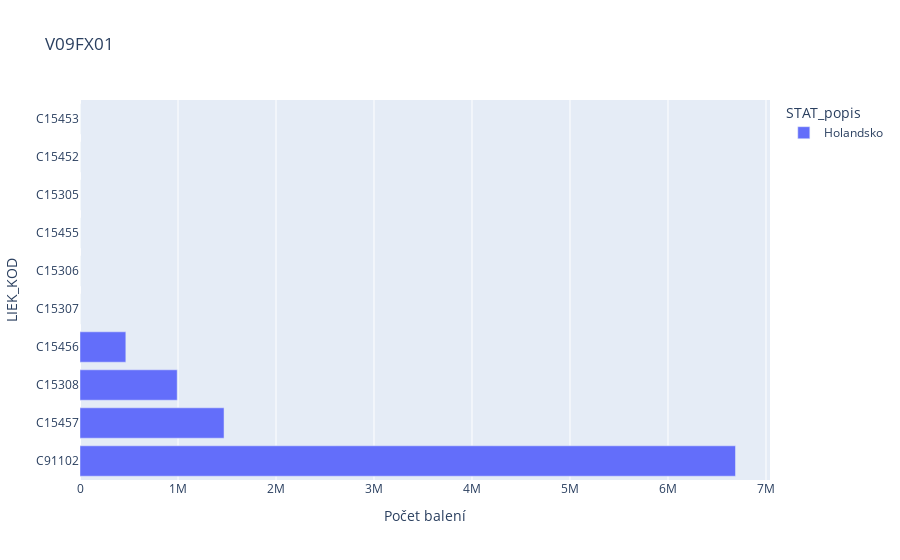
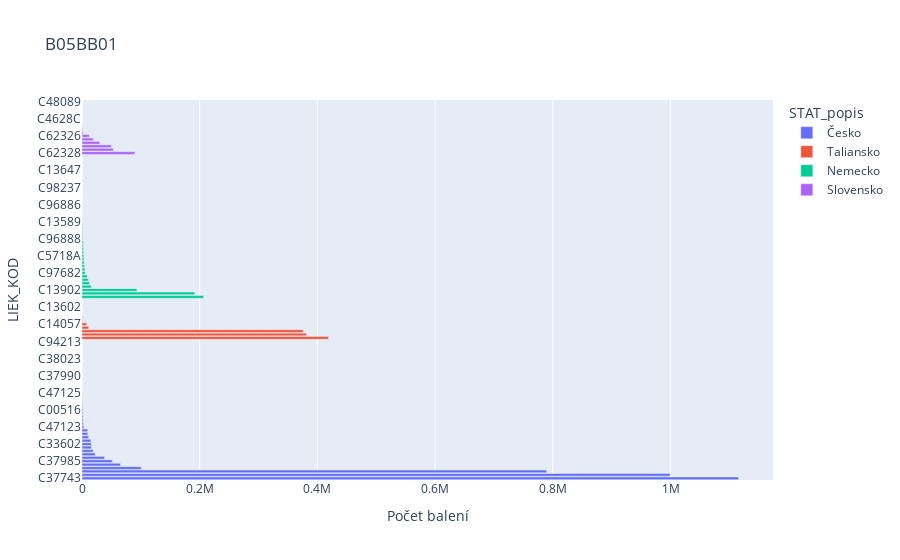
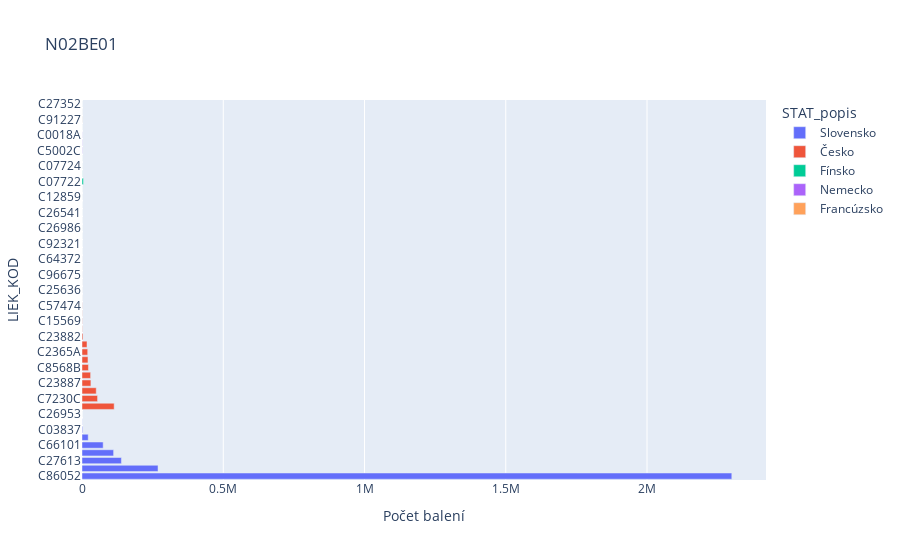
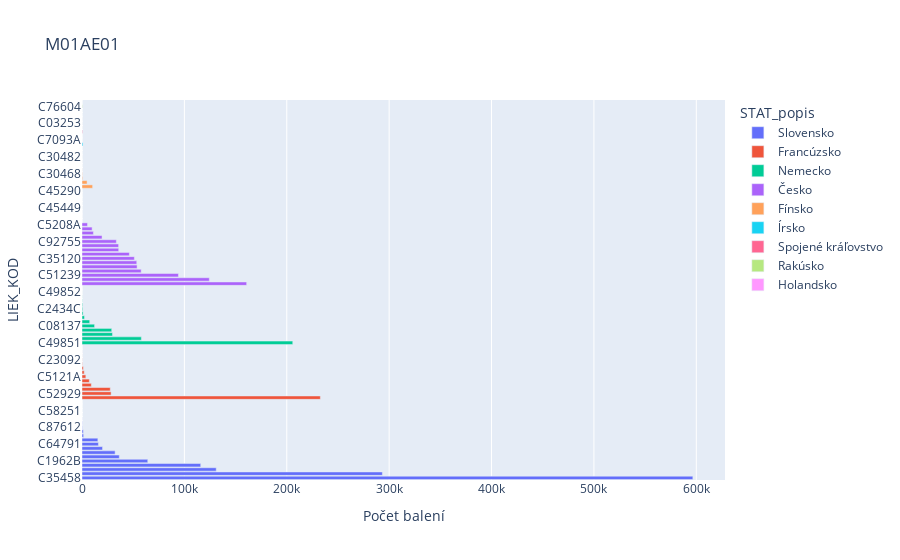

Write notebook code for charts like these, in order.
### Markdown cell above
## Ukazky neupravenych grafov

### Code cell
for i in range(20):
    fig = px.bar(top20tab[nazvy[i]], x="Počet balení", y="LIEK_KOD", color="STAT_popis", title=nazvy[i], orientation='h')
    fig.show()

### Figure 1 — Plotly figure (JSON) as saved in the notebook; plotly's stock layout.template omitted (floating-point values rounded to 4 significant figures)
{"data": [{"alignmentgroup": "True", "hovertemplate": "STAT_popis=Holandsko<br>Počet balení=%{x}<br>LIEK_KOD=%{y}<extra></extra>", "legendgroup": "Holandsko", "marker": {"color": "#636efa"}, "name": "Holandsko", "offsetgroup": "Holandsko", "orientation": "h", "showlegend": true, "textposition": "auto", "type": "bar", "x": [6689000.0, 1469870, 991979, 467700.0, 14, 5, 4, 2, 2, 1], "xaxis": "x", "y": ["C91102", "C15457", "C15308", "C15456", "C15307", "C15306", "C15455", "C15305", "C15452", "C15453"], "yaxis": "y"}], "layout": {"barmode": "relative", "legend": {"title": {"text": "STAT_popis"}, "tracegroupgap": 0}, "title": {"text": "V09FX01"}, "xaxis": {"anchor": "y", "domain": [0, 1], "title": {"text": "Počet balení"}}, "yaxis": {"anchor": "x", "domain": [0, 1], "title": {"text": "LIEK_KOD"}}}}

### Figure 2 — Plotly figure (JSON) as saved in the notebook; plotly's stock layout.template omitted (floating-point values rounded to 4 significant figures)
{"data": [{"alignmentgroup": "True", "hovertemplate": "STAT_popis=Česko<br>Počet balení=%{x}<br>LIEK_KOD=%{y}<extra></extra>", "legendgroup": "Česko", "marker": {"color": "#636efa"}, "name": "Česko", "offsetgroup": "Česko", "orientation": "h", "showlegend": true, "textposition": "auto", "type": "bar", "x": [1115000.0, 999300.0, 789500.0, 100600.0, 65375, 51477, 38143, 22550.0, 19010.0, 16070.0, 16000.0, 15150.0, 11360.0, 9949.0, 9709, 3336, 2336, 2030, 1814, 1542.0, 1430.0, 1114.0, 795.3, 652, 468.4, 217.8, 217.7, 96.8, 74, 59, 46, 38, 13, 5, 3, 2, 2, 2, 1, 0.8, 0.5], "xaxis": "x", "y": ["C37743", "C33593", "C33590", "C93151", "C37997", "C37985", "C33596", "C81320", "C93150", "C40309", "C33602", "C37752", "C81318", "C37757", "C37998", "C47123", "C47119", "C37986", "C47117", "C38001", "C00516", "C00514", "C37989", "C34562", "C33605", "C47125", "C40312", "C38002", "C47122", "C13563", "C37990", "C38006", "C81314", "C13584", "C37753", "C38023", "C56702", "C13509", "C13593", "C13575", "C94213"], "yaxis": "y"}, {"alignmentgroup": "True", "hovertemplate": "STAT_popis=Taliansko<br>Počet balení=%{x}<br>LIEK_KOD=%{y}<extra></extra>", "legendgroup": "Taliansko", "marker": {"color": "#EF553B"}, "name": "Taliansko", "offsetgroup": "Taliansko", "orientation": "h", "showlegend": true, "textposition": "auto", "type": "bar", "x": [418700.0, 381500.0, 375800.0, 11464, 7971, 860, 584, 13, 5, 5, 1, 1], "xaxis": "x", "y": ["C97748", "C97749", "C97750", "C69235", "C14057", "C97751", "C13620", "C97752", "C97739", "C13602", "C59370", "C57672"], "yaxis": "y"}, {"alignmentgroup": "True", "hovertemplate": "STAT_popis=Nemecko<br>Počet balení=%{x}<br>LIEK_KOD=%{y}<extra></extra>", "legendgroup": "Nemecko", "marker": {"color": "#00cc96"}, "name": "Nemecko", "offsetgroup": "Nemecko", "orientation": "h", "showlegend": true, "textposition": "auto", "type": "bar", "x": [206400.0, 191600.0, 93270.0, 15810.0, 12820.0, 10580.0, 8767.0, 5717, 5109, 4300.0, 3765, 3259.0, 2982, 2809.0, 2560, 2276.0, 2203, 1310, 1166, 1128.0, 861, 737.8, 387, 292, 234.1, 188, 158, 142, 129.4, 79, 52, 45, 40, 25, 20, 20, 18, 16, 15, 7, 5, 0.1], "xaxis": "x", "y": ["C13892", "C13897", "C13902", "C26927", "C33976", "C26923", "C93580", "C97682", "C5716A", "C13907", "C27756", "C33833", "C5718A", "C33636", "C96885", "C33979", "C13887", "C96888", "C33814", "C96884", "C33639", "C98236", "C13589", "C2917A", "C96891", "C13638", "C96892", "C96886", "C33835", "C24488", "C97684", "C5714A", "C98237", "C13564", "C2915A", "C13592", "C97685", "C13647", "C96882", "C33981", "C13877", "C33939"], "yaxis": "y"}, {"alignmentgroup": "True", "hovertemplate": "STAT_popis=Slovensko<br>Počet balení=%{x}<br>LIEK_KOD=%{y}<extra></extra>", "legendgroup": "Slovensko", "marker": {"color": "#ab63fa"}, "name": "Slovensko", "offsetgroup": "Slovensko", "orientation": "h", "showlegend": true, "textposition": "auto", "type": "bar", "x": [89920.0, 53180.0, 49810.0, 30030.0, 19260.0, 12310.0, 1819, 674, 295, 28, 26, 21, 21, 11, 3, 3], "xaxis": "x", "y": ["C62328", "C62329", "C3461C", "C3462C", "C3463C", "C62326", "C99170", "C99168", "C48091", "C48121", "C4628C", "C99165", "C3464C", "C4627C", "C62327", "C48089"], "yaxis": "y"}], "layout": {"barmode": "relative", "legend": {"title": {"text": "STAT_popis"}, "tracegroupgap": 0}, "title": {"text": "B05BB01"}, "xaxis": {"anchor": "y", "domain": [0, 1], "title": {"text": "Počet balení"}}, "yaxis": {"anchor": "x", "domain": [0, 1], "title": {"text": "LIEK_KOD"}}}}

### Figure 3 — Plotly figure (JSON) as saved in the notebook; plotly's stock layout.template omitted (floating-point values rounded to 4 significant figures)
{"data": [{"alignmentgroup": "True", "hovertemplate": "STAT_popis=Slovensko<br>Počet balení=%{x}<br>LIEK_KOD=%{y}<extra></extra>", "legendgroup": "Slovensko", "marker": {"color": "#636efa"}, "name": "Slovensko", "offsetgroup": "Slovensko", "orientation": "h", "showlegend": true, "textposition": "auto", "type": "bar", "x": [2300000.0, 269100.0, 139500.0, 111900.0, 74950, 21930.0, 2138, 482.2, 2], "xaxis": "x", "y": ["C86052", "C86051", "C27613", "C26627", "C66101", "C26419", "C03837", "C2340C", "C26953"], "yaxis": "y"}, {"alignmentgroup": "True", "hovertemplate": "STAT_popis=Česko<br>Počet balení=%{x}<br>LIEK_KOD=%{y}<extra></extra>", "legendgroup": "Česko", "marker": {"color": "#EF553B"}, "name": "Česko", "offsetgroup": "Česko", "orientation": "h", "showlegend": true, "textposition": "auto", "type": "bar", "x": [113900.0, 55061, 50394, 31520.0, 30460.0, 22830.0, 21150.0, 20167, 17728, 3410.0, 839, 669.3, 489, 475, 106, 64, 58, 35, 33, 20, 12, 8, 7, 5, 4, 4, 2, 1, 1], "xaxis": "x", "y": ["C57476", "C7230C", "C26985", "C23887", "C26992", "C8568B", "C0446B", "C2365A", "C9989C", "C23882", "C96678", "C15569", "C96676", "C57474", "C25752", "C25636", "C7221C", "C96675", "C26540", "C64372", "C7236C", "C92321", "C9988C", "C26986", "C92328", "C26541", "C23884", "C12859", "C15981"], "yaxis": "y"}, {"alignmentgroup": "True", "hovertemplate": "STAT_popis=Fínsko<br>Počet balení=%{x}<br>LIEK_KOD=%{y}<extra></extra>", "legendgroup": "Fínsko", "marker": {"color": "#00cc96"}, "name": "Fínsko", "offsetgroup": "Fínsko", "orientation": "h", "showlegend": true, "textposition": "auto", "type": "bar", "x": [5158.0, 335, 52, 26], "xaxis": "x", "y": ["C07722", "C07721", "C07724", "C07720"], "yaxis": "y"}, {"alignmentgroup": "True", "hovertemplate": "STAT_popis=Nemecko<br>Počet balení=%{x}<br>LIEK_KOD=%{y}<extra></extra>", "legendgroup": "Nemecko", "marker": {"color": "#ab63fa"}, "name": "Nemecko", "offsetgroup": "Nemecko", "orientation": "h", "showlegend": true, "textposition": "auto", "type": "bar", "x": [663.3, 585, 315.5, 4], "xaxis": "x", "y": ["C5002C", "C0019A", "C0018A", "C18665"], "yaxis": "y"}, {"alignmentgroup": "True", "hovertemplate": "STAT_popis=Francúzsko<br>Počet balení=%{x}<br>LIEK_KOD=%{y}<extra></extra>", "legendgroup": "Francúzsko", "marker": {"color": "#FFA15A"}, "name": "Francúzsko", "offsetgroup": "Francúzsko", "orientation": "h", "showlegend": true, "textposition": "auto", "type": "bar", "x": [285, 18, 3], "xaxis": "x", "y": ["C91227", "C71953", "C27352"], "yaxis": "y"}], "layout": {"barmode": "relative", "legend": {"title": {"text": "STAT_popis"}, "tracegroupgap": 0}, "title": {"text": "N02BE01"}, "xaxis": {"anchor": "y", "domain": [0, 1], "title": {"text": "Počet balení"}}, "yaxis": {"anchor": "x", "domain": [0, 1], "title": {"text": "LIEK_KOD"}}}}

### Figure 4 — Plotly figure (JSON) as saved in the notebook; plotly's stock layout.template omitted (floating-point values rounded to 4 significant figures)
{"data": [{"alignmentgroup": "True", "hovertemplate": "STAT_popis=Slovensko<br>Počet balení=%{x}<br>LIEK_KOD=%{y}<extra></extra>", "legendgroup": "Slovensko", "marker": {"color": "#636efa"}, "name": "Slovensko", "offsetgroup": "Slovensko", "orientation": "h", "showlegend": true, "textposition": "auto", "type": "bar", "x": [596600.0, 293400.0, 131100.0, 115900.0, 64230.0, 36400.0, 32350.0, 20070.0, 16038, 15490.0, 1595.0, 1250, 249, 162, 49, 7, 6, 4, 1], "xaxis": "x", "y": ["C35458", "C7880A", "C8176C", "C35444", "C1962B", "C56035", "C80353", "C46983", "C64791", "C34424", "C3583B", "C93651", "C87612", "C91212", "C34423", "C9258C", "C58251", "C1961B", "C5563B"], "yaxis": "y"}, {"alignmentgroup": "True", "hovertemplate": "STAT_popis=Francúzsko<br>Počet balení=%{x}<br>LIEK_KOD=%{y}<extra></extra>", "legendgroup": "Francúzsko", "marker": {"color": "#EF553B"}, "name": "Francúzsko", "offsetgroup": "Francúzsko", "orientation": "h", "showlegend": true, "textposition": "auto", "type": "bar", "x": [232800.0, 28430.0, 27600.0, 9095.0, 7154.0, 3754.0, 2161.0, 1291, 260, 92, 31, 6, 1], "xaxis": "x", "y": ["C97299", "C52929", "C1430C", "C23093", "C1432C", "C5121A", "C25106", "C23089", "C28110", "C23092", "C25105", "C98796", "C52931"], "yaxis": "y"}, {"alignmentgroup": "True", "hovertemplate": "STAT_popis=Nemecko<br>Počet balení=%{x}<br>LIEK_KOD=%{y}<extra></extra>", "legendgroup": "Nemecko", "marker": {"color": "#00cc96"}, "name": "Nemecko", "offsetgroup": "Nemecko", "orientation": "h", "showlegend": true, "textposition": "auto", "type": "bar", "x": [205800.0, 57990.0, 29800.0, 29020.0, 12280.0, 7514.0, 2441.0, 1042.0, 642.4, 544.6, 155.4, 64, 8, 3], "xaxis": "x", "y": ["C49851", "C78086", "C48225", "C49849", "C08137", "C48226", "C4809C", "C4143C", "C2434C", "C4806C", "C4145C", "C0649B", "C49852", "C5711B"], "yaxis": "y"}, {"alignmentgroup": "True", "hovertemplate": "STAT_popis=Česko<br>Počet balení=%{x}<br>LIEK_KOD=%{y}<extra></extra>", "legendgroup": "Česko", "marker": {"color": "#ab63fa"}, "name": "Česko", "offsetgroup": "Česko", "orientation": "h", "showlegend": true, "textposition": "auto", "type": "bar", "x": [160800.0, 124353, 94190.0, 57790.0, 53810.0, 53470.0, 51150.0, 46261, 35840.0, 35765, 33550.0, 19579, 11150.0, 9881, 5382, 17, 7, 6, 4, 3, 3, 1, 1], "xaxis": "x", "y": ["C45451", "C57703", "C51239", "C03945", "C54119", "C62543", "C35120", "C51237", "C03956", "C92726", "C92755", "C81769", "C27946", "C1766C", "C5208A", "C92756", "C06309", "C06297", "C45449", "C03947", "C35119", "C03946", "C45290"], "yaxis": "y"}, {"alignmentgroup": "True", "hovertemplate": "STAT_popis=Fínsko<br>Počet balení=%{x}<br>LIEK_KOD=%{y}<extra></extra>", "legendgroup": "Fínsko", "marker": {"color": "#FFA15A"}, "name": "Fínsko", "offsetgroup": "Fínsko", "orientation": "h", "showlegend": true, "textposition": "auto", "type": "bar", "x": [10370.0, 4963.0, 575, 229.8, 69, 14, 12, 1, 1, 0.1], "xaxis": "x", "y": ["C30473", "C30474", "C30471", "C30468", "C30467", "C30472", "C30483", "C30482", "C30478", "C30485"], "yaxis": "y"}, {"alignmentgroup": "True", "hovertemplate": "STAT_popis=ĺrsko<br>Počet balení=%{x}<br>LIEK_KOD=%{y}<extra></extra>", "legendgroup": "ĺrsko", "marker": {"color": "#19d3f3"}, "name": "ĺrsko", "offsetgroup": "ĺrsko", "orientation": "h", "showlegend": true, "textposition": "auto", "type": "bar", "x": [886.9, 8, 2], "xaxis": "x", "y": ["C7087A", "C7093A", "C7086A"], "yaxis": "y"}, {"alignmentgroup": "True", "hovertemplate": "STAT_popis=Spojené kráľovstvo<br>Počet balení=%{x}<br>LIEK_KOD=%{y}<extra></extra>", "legendgroup": "Spojené kráľovstvo", "marker": {"color": "#FF6692"}, "name": "Spojené kráľovstvo", "offsetgroup": "Spojené kráľovstvo", "orientation": "h", "showlegend": true, "textposition": "auto", "type": "bar", "x": [491, 28, 14, 6, 2, 1], "xaxis": "x", "y": ["C51222", "C09033", "C03253", "C09009", "C48230", "C08912"], "yaxis": "y"}, {"alignmentgroup": "True", "hovertemplate": "STAT_popis=Rakúsko<br>Počet balení=%{x}<br>LIEK_KOD=%{y}<extra></extra>", "legendgroup": "Rakúsko", "marker": {"color": "#B6E880"}, "name": "Rakúsko", "offsetgroup": "Rakúsko", "orientation": "h", "showlegend": true, "textposition": "auto", "type": "bar", "x": [288], "xaxis": "x", "y": ["C76604"], "yaxis": "y"}, {"alignmentgroup": "True", "hovertemplate": "STAT_popis=Holandsko<br>Počet balení=%{x}<br>LIEK_KOD=%{y}<extra></extra>", "legendgroup": "Holandsko", "marker": {"color": "#FF97FF"}, "name": "Holandsko", "offsetgroup": "Holandsko", "orientation": "h", "showlegend": true, "textposition": "auto", "type": "bar", "x": [5], "xaxis": "x", "y": ["C2592B"], "yaxis": "y"}], "layout": {"barmode": "relative", "legend": {"title": {"text": "STAT_popis"}, "tracegroupgap": 0}, "title": {"text": "M01AE01"}, "xaxis": {"anchor": "y", "domain": [0, 1], "title": {"text": "Počet balení"}}, "yaxis": {"anchor": "x", "domain": [0, 1], "title": {"text": "LIEK_KOD"}}}}
